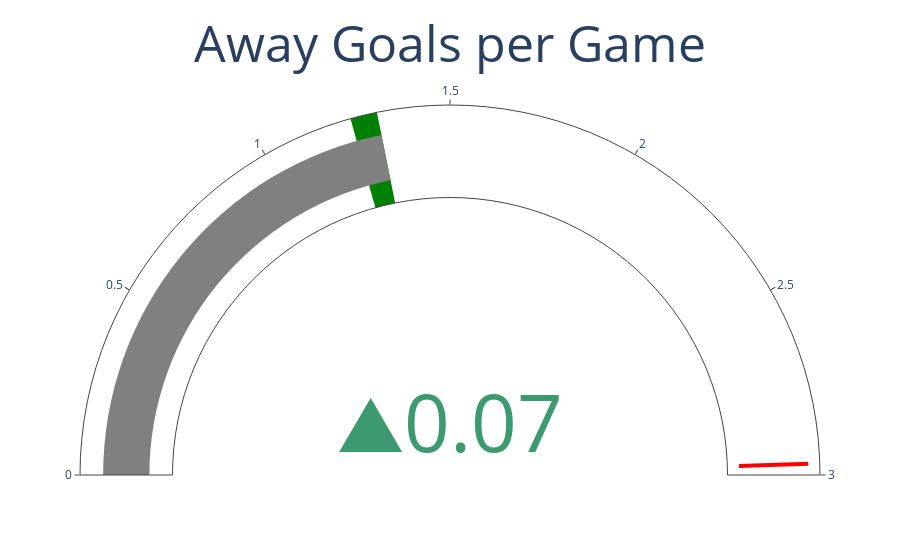

The cell this chart's notebook holds for it:
### Code cell
gauge_chart(title='Away Goals per Game', 
            value=1.31, 
            reference=1.24, 
            max_range=3, 
            min_range= 0, 
            file_name='away_goals_per_game')

### Figure 1 — Plotly figure (JSON) as saved in the notebook; plotly's stock layout.template omitted (floating-point values rounded to 4 significant figures)
{"data": [{"delta": {"reference": 1.24}, "domain": {"x": [0, 1], "y": [0, 1]}, "gauge": {"axis": {"range": [0, 3]}, "bar": {"color": "gray"}, "steps": [{"color": "green", "range": [1.24, 1.31]}], "threshold": {"line": {"color": "red", "width": 4}, "thickness": 0.75, "value": 2.97}}, "mode": "gauge+delta", "title": {"font": {"size": 50}, "text": "Away Goals per Game"}, "type": "indicator", "value": 1.31}], "layout": {}}
